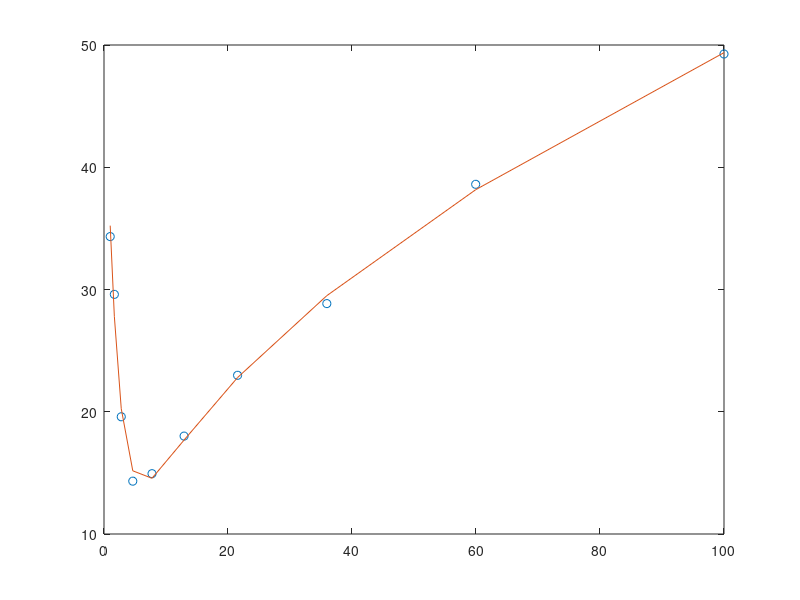

Source code (MATLAB):
function [ab ci95] = varpro(x,y,b,f,df)
%[ab ci95] = varpro(x,y,b,f,df)
%
% Least squares fitting: y = sum{a(n)*f{n}(x,b(n))}
%
% x: vector of coordinates
% y: vector of measurements
% b: initial estimates for b
% f: cell array of functions f(x,b)
% df: cell array of derivatives df(x,b)
%
% ab: parameters [linear nonlinear]
% ci95: 95% confidence intervals

%% example: y = a(1)*exp(b(1)*x) + a(2)*power(x,b(2));
if nargin==0
    x = logspace(0,2,10);
    f{1} = @(x,b) exp(b*x);
    f{2} = @(x,b) power(x,b);    
    df{1} = @(x,b) x.*exp(b*x);  
    df{2} = @(x,b) power(x,b).*log(x);
    y = 50*f{1}(x,-0.5) + 5*f{2}(x,0.5) + randn(size(x));
    b = [-1 1]; % needs reasonable initial estimates
end

%% parse arguments
n = numel(f); % no. functions
m = numel(x); % no. measurements
if numel(b)~=n; error('b and f size mismatch'); end
if numel(y)~=m; error('x and y size mismatch'); end
if numel(df)~=n; error('f and df size mismatch'); end
if ~isa(f,'cell'); error('f must be a cell array'); end
if ~isa(df,'cell'); error('df must be a cell array'); end

b = reshape(b,[],1);
x = reshape(x,[],1);
y = reshape(y,[],1);

%% damped least squares 
maxit = 20;

[r J] = func(b,x,y,f,df);

for iter = 1:maxit

    [U S V] = svd(J,'econ');
    if iter==1
        lambda = S(1)^2 / 2;
    end
    invS = S./(S.^2+lambda);
    db = -V * invS * U' * r;

    [s K] = func(b+db,x,y,f,df);

    if norm(s) < norm(r)
        b = b + db;     
        r = s; J = K;     
        lambda = lambda / 2;
    else
        lambda = lambda * 3;
    end

end

%% return arguments
[r J yhat a A] = func(b,x,y,f,df);

% linear and nonlinear parameters
ab(:,1) = a;
ab(:,2) = b;

% 95% confidence intervals
v = (r'*r)/(m-2*n);
cov = pinv(A'*A)*v;
ci95(:,1) = sqrt(diag(cov))*1.96;
cov = pinv(J'*J)*v;
ci95(:,2) = sqrt(diag(cov))*1.96

%% display
plot(x,y,'o');
hold on
plot(x,yhat);
hold off

%% generate fitting function
function [r J yhat a A] = func(b,x,y,f,df)

n = numel(f);
m = numel(x);

for k = 1:n
    A(:,k) = f{k}(x,b(k));
end
pinvA = pinv(A);

a = pinvA*y;
yhat = A*a;
r = yhat - y;

for k = 1:n
    D = df{k}(x,b(k));
    J(:,k) = D*a(k) - A*pinvA*D*a(k);
end
